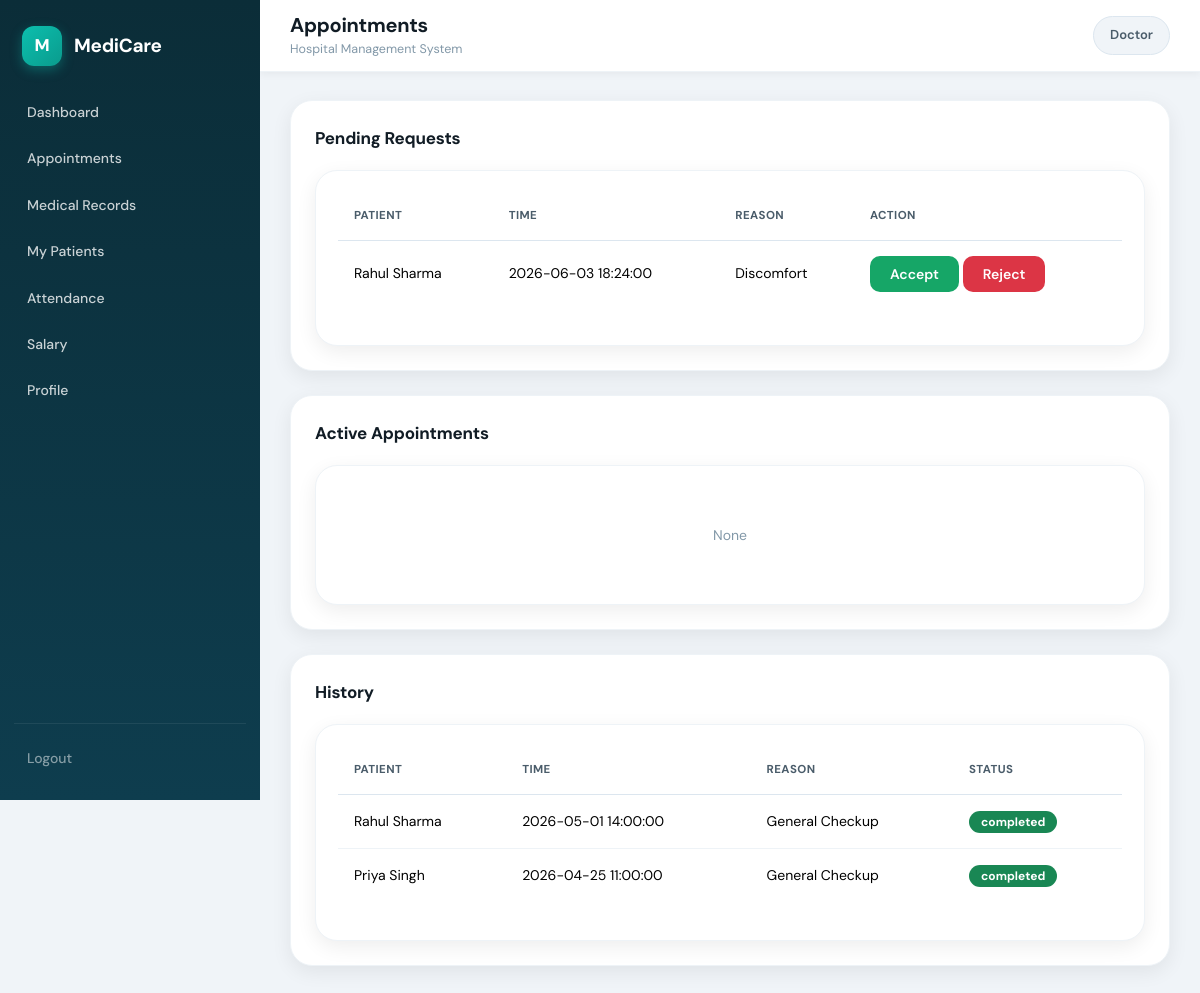
Screenshot of /doctor/appointments (signed in) with the database file from the repository.
### tables this page shows
CREATE TABLE appointments (
        id INTEGER PRIMARY KEY AUTOINCREMENT,
        patient_id INTEGER NOT NULL,
        doctor_id INTEGER NOT NULL,
        consultation_fee REAL DEFAULT 0,
        appointment_time TEXT NOT NULL,
        status TEXT DEFAULT 'pending'
            CHECK(status IN ('pending', 'confirmed', 'completed', 'cancelled', 'no-show')),
        reason TEXT,
        created_at TIMESTAMP DEFAULT CURRENT_TIMESTAMP,
        FOREIGN KEY(patient_id) REFERENCES patients(id) ON DELETE CASCADE,
        FOREIGN KEY(doctor_id) REFERENCES doctors(id) ON DELETE CASCADE
    );

CREATE TABLE users (
    id INTEGER PRIMARY KEY AUTOINCREMENT,
    username TEXT UNIQUE NOT NULL,
    email TEXT UNIQUE NOT NULL,
    password_hash TEXT NOT NULL,
    name TEXT NOT NULL,
    role TEXT NOT NULL CHECK(role IN ('patient','doctor','staff','admin')),
    phone TEXT,
    address TEXT,
    gender TEXT CHECK(gender IN ('male','female','other')),
    blood_group TEXT CHECK(blood_group IN ('A+','A-','B+','B-','O+','O-','AB+','AB-')),
    is_active INTEGER DEFAULT 1,
    created_at TIMESTAMP DEFAULT CURRENT_TIMESTAMP
);

### app.py (the view)
@app.route('/doctor/appointments')
def doctor_appointments():
    if session.get('role') != 'doctor':
        return redirect('/')
    user_id = session.get('user_id')
    conn = get_connection()
    cur = conn.cursor()
    cur.execute("SELECT id FROM doctors WHERE user_id=?", (user_id,))
    doctor = cur.fetchone()
    if not doctor:
        conn.close()
        return redirect('/')
    doctor_id = doctor['id']
    cur.execute("""
        SELECT
            a.id,
            a.appointment_time,
            a.reason,
            a.status,
            u.name AS patient_name
        FROM appointments a
        JOIN patients p ON p.id = a.patient_id
        JOIN users u ON u.id = p.user_id
        WHERE a.doctor_id = ?
        ORDER BY a.appointment_time DESC
    """, (doctor_id,))
    rows = cur.fetchall()
    conn.close()
    pending = []
    active = []
    history = []
    for a in rows:
        if a['status'] == 'pending':
            pending.append(a)
        elif a['status'] == 'confirmed':
            active.append(a)
        else:
            history.append(a)
    return render_template(
        "appointments/adoctor.html",
        pending=pending,
        active=active,
        history=history
    )

### app.py (called while the page is built)
def get_connection():
    conn = sqlite3.connect('database.db')
    conn.row_factory = sqlite3.Row
    conn.execute("PRAGMA foreign_keys = ON")
    return conn

### templates/appointments/adoctor.html (shortened to what this page needs)
{% extends "base.html" %}
{% block page_title %}Appointments{% endblock %}
{% block content %}
<div class="admin-section">
    <div class="admin-section-title">Pending Requests</div>
    <div class="card">
        {% if pending %}
        <table class="table">
            <thead>
                <tr>
                    <th>Patient</th>
                    <th>Time</th>
                    <th>Reason</th>
                    <th>Action</th>
                </tr>
            </thead>
            <tbody>
                {% for a in pending %}
                <tr>
                    <td>{{ a.patient_name }}</td>
                    <td>{{ a.appointment_time }}</td>
                    <td>{{ a.reason }}</td>
                    <td>
                        <form method="POST" action="/doctor/appointment/update" style="display:inline;">
                            <button class="btn btn-sm btn-success">Accept</button>
                        </form>
                        <form method="POST" action="/doctor/appointment/update" style="display:inline;">
                            <button class="btn btn-sm btn-danger"
                                onclick="return confirm('Reject this appointment?')">
                                Reject
                            </button>
                        </form>
                    </td>
                </tr>
                {% endfor %}
            </tbody>
        </table>
        {% else %}
        <div class="empty">None</div>
        {% endif %}
    </div>
</div>
<div class="admin-section">
    <div class="admin-section-title">Active Appointments</div>
    <div class="card">
        {% if active %}
        <table class="table">
            <thead>
                <tr>
                    <th>Patient</th>
                    <th>Time</th>
                    <th>Reason</th>
                    <th>Status</th>
                    <th>Action</th>
                </tr>
            </thead>
            <tbody>
                {% for a in active %}
                <tr>
                    <td>{{ a.patient_name }}</td>
                    <td>{{ a.appointment_time }}</td>
                    <td>{{ a.reason }}</td>
                    <td>
                        <span class="badge bg-primary">
                            {{ a.status }}
                        </span>
                    </td>
                    <td>
                        <a href="/doctor/medical-records?appointment_id={{ a.id }}"
                           class="btn btn-sm btn-primary">
                            Open Record
                        </a>
                        <form method="POST" action="/doctor/appointment/update" style="display:inline;">
                            <input type="hidden" name="appointment_id" value="{{ a.id }}">
                            <input type="hidden" name="action" value="cancelled">
                            <button class="btn btn-sm btn-danger"
                                onclick="return confirm('Cancel this appointment?')">
                                Cancel
                            </button>
                        </form>
                    </td>
                </tr>
                {% endfor %}
            </tbody>
        </table>
        {% else %}
        <div class="empty">None</div>
        {% endif %}
    </div>
</div>
<div class="admin-section">
    <div class="admin-section-title">History</div>
    <div class="card">
        {% if history %}
        <table class="table">
            <thead>
                <tr>
                    <th>Patient</th>
                    <th>Time</th>
                    <th>Reason</th>
                    <th>Status</th>
                </tr>
            </thead>
            <tbody>
                {% for a in history %}
                <tr>
                    <td>{{ a.patient_name }}</td>
                    <td>{{ a.appointment_time }}</td>
                    <td>{{ a.reason }}</td>
                    <td>
                        <span class="badge
                            {% if a.status == 'completed' %}bg-success
                            {% elif a.status == 'cancelled' %}bg-danger
                            {% else %}bg-secondary{% endif %}">
                            {{ a.status }}
                        </span>
                    </td>
                </tr>
                {% endfor %}
            </tbody>
        </table>
        {% else %}
        <div class="empty">None</div>
        {% endif %}
    </div>
</div>
{% endblock %}

### static/css/style.css (style rules this page uses)
:root { --primary: #0cbfae; --primary-dark: #0a9b8d; --primary-deeper: #087a6e; --primary-glow: rgba(12, 191, 174, 0.14); --accent: #f0a500; --accent-light: rgba(240, 165, 0, 0.12); --danger: #e03e3e; --danger-light: rgba(224, 62, 62, 0.1); --success: #16a667; --success-light: rgba(22, 166, 103, 0.1); --warning: #d48f00; --warning-light: rgba(212, 143, 0, 0.1); --info: #2563eb; --info-light: rgba(37, 99, 235, 0.1); --bg: #f0f4f8; --surface: #ffffff; --surface-2: #f7fafc; --text: #111c25; --text-2: #4a5c6a; --muted: #8298a8; --border: #dce6ef; --border-light: #eef3f7; --sidebar-bg: #0b2d38; --sidebar-mid: #0e3d4e; --sidebar-text: rgba(255, 255, 255, 0.78); --sidebar-text-active: #ffffff; --sidebar-hover: rgba(255, 255, 255, 0.09); --sidebar-active: rgba(12, 191, 174, 0.18); --radius-sm: 10px; --radius: 16px; --radius-lg: 22px; --radius-xl: 28px; --shadow-sm: 0 2px 8px rgba(0, 0, 0, 0.05); --shadow: 0 6px 20px rgba(0, 0, 0, 0.07); --shadow-md: 0 10px 32px rgba(0, 0, 0, 0.09); --shadow-lg: 0 20px 50px rgba(0, 0, 0, 0.12); --sidebar-w: 260px; --topbar-h: 72px; --transition: 0.2s ease; }
*, *::before, *::after { margin: 0; padding: 0; box-sizing: border-box; }
html { scroll-behavior: smooth; }
body { font-family: 'DM Sans', system-ui, sans-serif; background: var(--bg); color: var(--text); font-size: 15px; line-height: 1.6; -webkit-font-smoothing: antialiased; }
button { font-family: inherit; cursor: pointer; }
.admin-section, .section-card, .profile-panel, .salary-filter-card, .salary-summary-card, .table-wrap, .table-box, .filters-card, .system-status, .salary-table-card { background: var(--surface); border-radius: var(--radius-lg); box-shadow: var(--shadow); border: 1px solid var(--border-light); }
.card { background: var(--surface); border-radius: var(--radius-lg); box-shadow: var(--shadow); border: 1px solid var(--border-light); padding: 22px; transition: var(--transition); }
.admin-section { padding: 24px; margin-bottom: 24px; }
.admin-section-title, .section-header h3, .panel-header h3 { font-size: 17px; font-weight: 700; color: var(--text); margin-bottom: 18px; letter-spacing: -0.2px; }
table, .table, .entity-table, .modern-table, .salary-table { width: 100%; border-collapse: collapse; }
thead, .table thead { background: var(--surface-2); }
th, .table th { padding: 14px 16px; font-size: 11.5px; font-weight: 700; color: var(--text-2); text-align: left; border-bottom: 1px solid var(--border); white-space: nowrap; text-transform: uppercase; letter-spacing: 0.4px; }
td, .table td { padding: 15px 16px; font-size: 14px; border-bottom: 1px solid var(--border-light); vertical-align: middle; }
tbody tr { transition: background var(--transition); }
tbody tr:last-child td { border-bottom: none; }
.btn, .btn-primary, .btn-success, .login-btn, .salary-btn, .salary-action-btn, .edit-btn, .save-profile-btn, .create-form button, .entity-form button, .modal-content button[type="submit"], .actions button[type="submit"], .form-actions button { display: inline-flex; align-items: center; justify-content: center; gap: 8px; padding: 11px 20px; border: none; border-radius: var(--radius-sm); font-size: 14px; font-weight: 600; cursor: pointer; transition: var(--transition); text-decoration: none; line-height: 1; white-space: nowrap; font-family: inherit; }
.btn-success { background: var(--success); color: white; }
.badge, .status-pill, .salary-pill, .salary-badge, .doctor-badge { display: inline-flex; align-items: center; justify-content: center; gap: 5px; padding: 5px 12px; border-radius: 999px; font-size: 12px; font-weight: 700; white-space: nowrap; }
.empty, .empty-state { text-align: center; padding: 36px 20px; color: var(--muted); font-size: 14px; }

### rows the page displays
appointments: patient_name "Rahul Sharma", appointment_time "2026-06-03 18:24:00", reason "Discomfort"
appointments: patient_name "Rahul Sharma", appointment_time "2026-05-01 14:00:00", reason "General Checkup", status "completed"
appointments: patient_name "Priya Singh", appointment_time "2026-04-25 11:00:00", reason "General Checkup", status "completed"

### other values shown
{{ session.get('role', 'User')|capitalize }} "Doctor"
